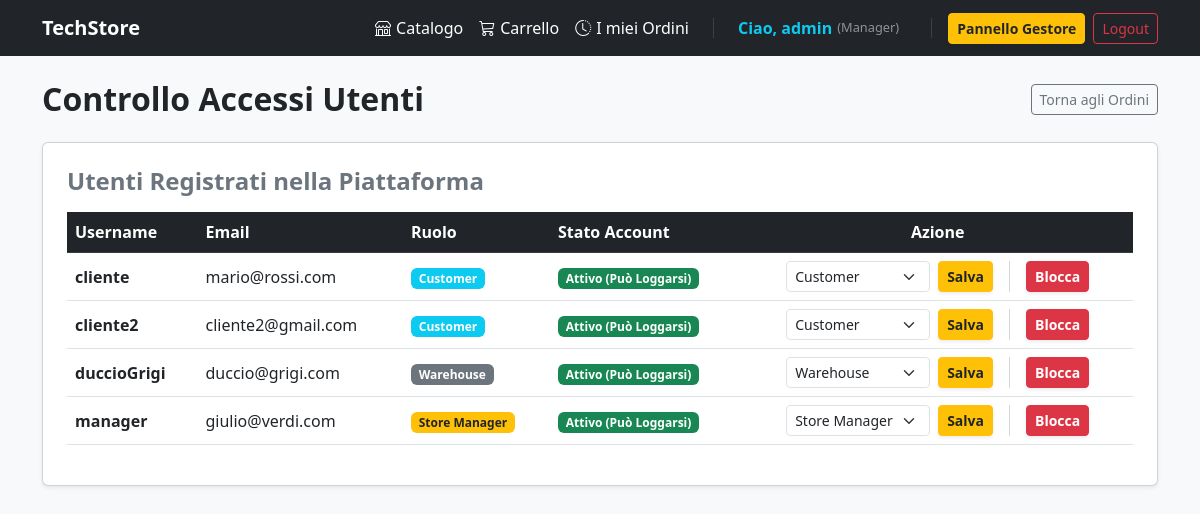
The page /gestione/utenti/ (signed in) on the database as committed earlier.
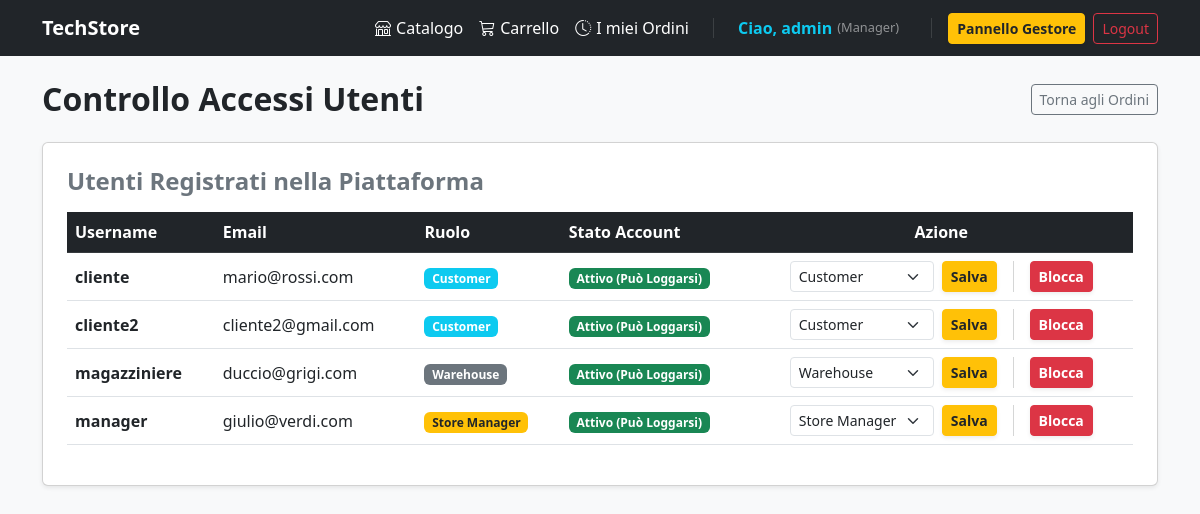
The same page on the database as committed later.
### accounts/models.py (models this page shows)
class CustomUser(AbstractUser):
    CUSTOMER = 'customer'
    STORE_MANAGER = 'store_manager'
    WAREHOUSE_WORKER = 'warehouse_worker'
    ROLE_CHOICES = [
        (CUSTOMER, 'Customer'),
        (STORE_MANAGER, 'Store Manager'),
        (WAREHOUSE_WORKER, 'Warehouse Worker'),
    ]
    role = models.CharField(
        max_length=20,
        choices=ROLE_CHOICES,
        default=CUSTOMER,
        help_text="Ruolo dell'utente all'interno dell'e-commerce"
    )
    def is_manager(self):
        return self.role == self.STORE_MANAGER
    def is_warehouse(self):
        return self.role == self.WAREHOUSE_WORKER

### accounts/views.py (the view)
# urls.py: path('gestione/utenti/', views.manager_users_list, name='manager_users'),
@login_required
def manager_users_list(request):
    if not (request.user.is_manager() or request.user.is_superuser):
        messages.error(request, "Accesso negato. Non hai i permessi per gestire gli utenti.")
        return redirect('product_list')
    users_list = CustomUser.objects.filter(is_superuser=False).order_by('username')
    paginator = Paginator(users_list, 20)
    page_number = request.GET.get('page')
    page_obj = paginator.get_page(page_number)
    return render(request, 'gestioneUtenti.html', {'page_obj': page_obj})

### templates/gestioneUtenti.html (shortened to what the changed rows need)
{% extends 'base.html' %}
{% block content %}
<div class="row mt-4">
    <div class="col-12">
        <div class="d-flex justify-content-between align-items-center mb-4">
            <h2 class="fw-bold m-0">Controllo Accessi Utenti</h2>
        </div>
        <div class="card shadow-sm p-4">
            {% if page_obj %}
                <div class="table-responsive">
                    <table class="table table-hover align-middle">
                        <thead class="table-dark">
                            <tr>
                                <th>Username</th>
                                <th>Email</th>
                                <th>Ruolo</th>
                                <th>Stato Account</th>
                                <th class="text-center">Azione</th>
                            </tr>
                        </thead>
                        <tbody>
                            {% for u in page_obj %}
                                <tr>
                                    <td class="fw-bold">{{ u.username }}</td>
                                    <td>{{ u.email|default:"- Nessuna Email -" }}</td>
                                    <td>
                                        {% if u.role == 'store_manager' or u.is_manager %}
                                            <span class="badge bg-warning text-dark">Store Manager</span>
                                        {% elif u.role == 'warehouse_worker' %}
                                            <span class="badge bg-secondary text-white" style="background-color: #6c757d;">Warehouse</span>
                                        {% else %}
                                            <span class="badge bg-info text-white">Customer</span>
                                        {% endif %}
                                    </td>
                                    <td>
                                        {% if u.is_active %}
                                            <span class="badge bg-success">Attivo (Può Loggarsi)</span>
                                        {% else %}
                                            <span class="badge bg-danger">Bloccato (Accesso Negato)</span>
                                        {% endif %}
                                    </td>
                                    <td class="text-center">
                                        <div class="d-flex gap-3 justify-content-center align-items-center">
                                            <form action="{% url 'update_user_role' u.id %}" method="POST" class="d-flex gap-2 align-items-center m-0">
                                                <select name="role" class="form-select form-select-sm" style="width: auto; min-width: 140px;">
                                                    <option value="warehouse_worker" {% if u.role == 'warehouse_worker' %}selected{% endif %}>Warehouse</option>
                                                </select>
                                                <button type="submit" class="btn btn-sm btn-warning fw-bold text-dark shadow-sm">
                                                    Salva
                                                </button>
                                            </form>
                                                {% if u.is_active %}
                                                    <a href="{% url 'toggle_user_status' u.id %}" class="btn btn-sm btn-danger shadow-sm fw-bold">
                                                        Blocca
                                                    </a>
                                                {% else %}
                                                    <a href="{% url 'toggle_user_status' u.id %}" class="btn btn-sm btn-success shadow-sm fw-bold">
                                                        Riattiva
                                                    </a>
                                                {% endif %}
                                            </div>
                                    </td>
                                </tr>
                            {% endfor %}
                        </tbody>
                    </table>
                </div>
            {% else %}
                <div class="text-center py-5">
                    <p class="text-muted fs-5">Nessun utente registrato nel sistema oltre agli amministratori.</p>
                </div>
            {% endif %}
        </div>
    </div>
</div>
{% endblock %}

Rows that differ between the two databases and show on the page:
changed CustomUser "duccio@grigi.com": username "duccioGrigi" → "magazziniere"
